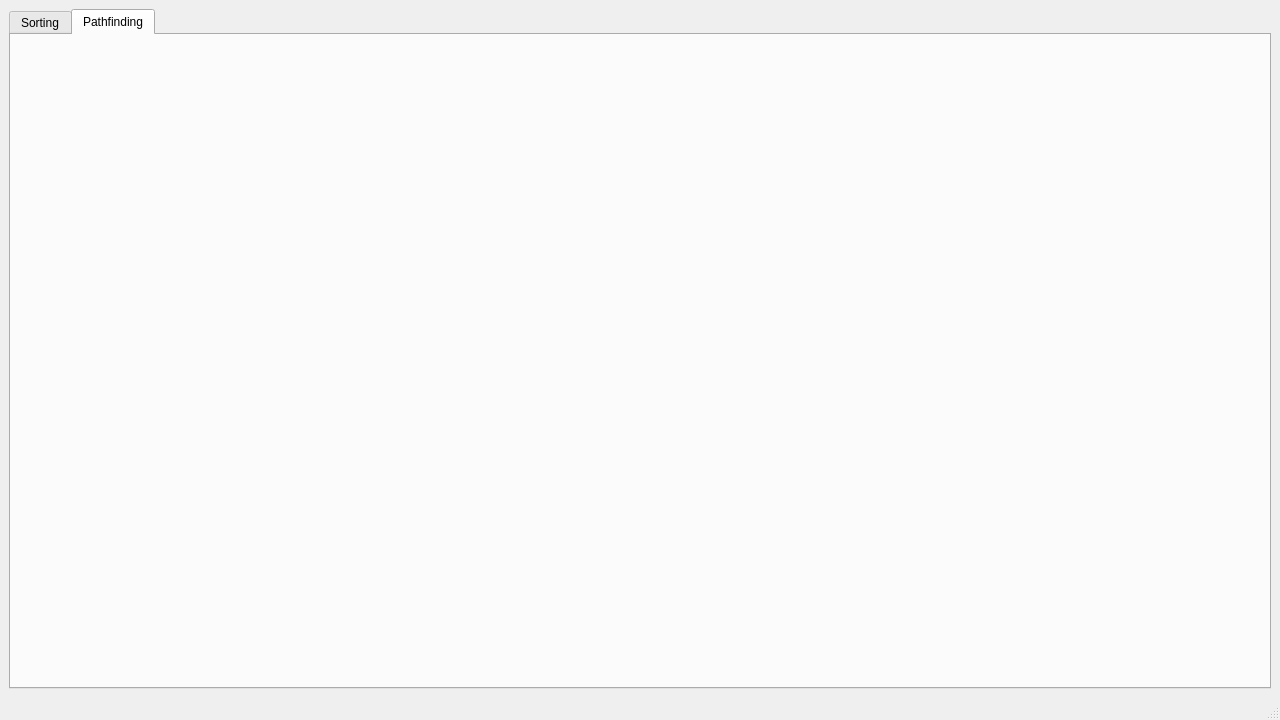
<?xml version="1.0" encoding="UTF-8"?>
<ui version="4.0">
 <class>AlgorithmVisualisation</class>
 <widget class="QMainWindow" name="AlgorithmVisualisation">
  <property name="geometry">
   <rect>
    <x>0</x>
    <y>0</y>
    <width>1280</width>
    <height>720</height>
   </rect>
  </property>
  <property name="windowTitle">
   <string>AlgorithmVisualisation</string>
  </property>
  <widget class="QWidget" name="centralwidget">
   <layout class="QVBoxLayout" name="verticalLayout">
    <item>
     <widget class="QTabWidget" name="tabWidget">
      <property name="currentIndex">
       <number>1</number>
      </property>
      <widget class="QWidget" name="Sorting">
       <attribute name="title">
        <string>Sorting</string>
       </attribute>
       <layout class="QGridLayout" name="gridLayout">
        <item row="0" column="0">
         <widget class="SortingTab" name="widget" native="true"/>
        </item>
       </layout>
      </widget>
      <widget class="QWidget" name="Pathfinding">
       <attribute name="title">
        <string>Pathfinding</string>
       </attribute>
       <layout class="QGridLayout" name="gridLayout_2">
        <item row="0" column="0">
         <widget class="PathfindingTab" name="widget_2" native="true"/>
        </item>
       </layout>
      </widget>
     </widget>
    </item>
   </layout>
  </widget>
  <widget class="QStatusBar" name="statusbar"/>
 </widget>
 <customwidgets>
  <customwidget>
   <class>SortingTab</class>
   <extends>QWidget</extends>
   <header location="global">sortingtab.h</header>
   <container>1</container>
  </customwidget>
  <customwidget>
   <class>PathfindingTab</class>
   <extends>QWidget</extends>
   <header location="global">pathfindingtab.h</header>
   <container>1</container>
  </customwidget>
 </customwidgets>
 <resources/>
 <connections/>
</ui>
